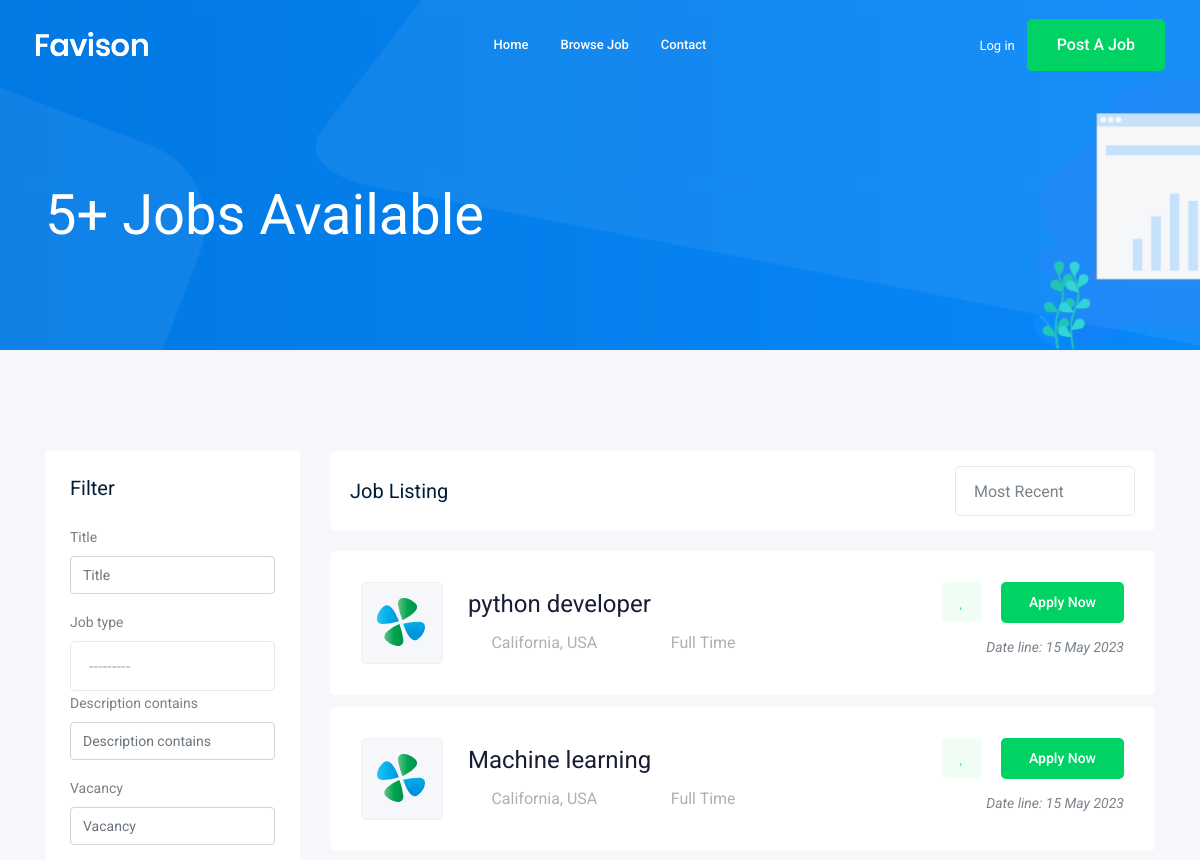
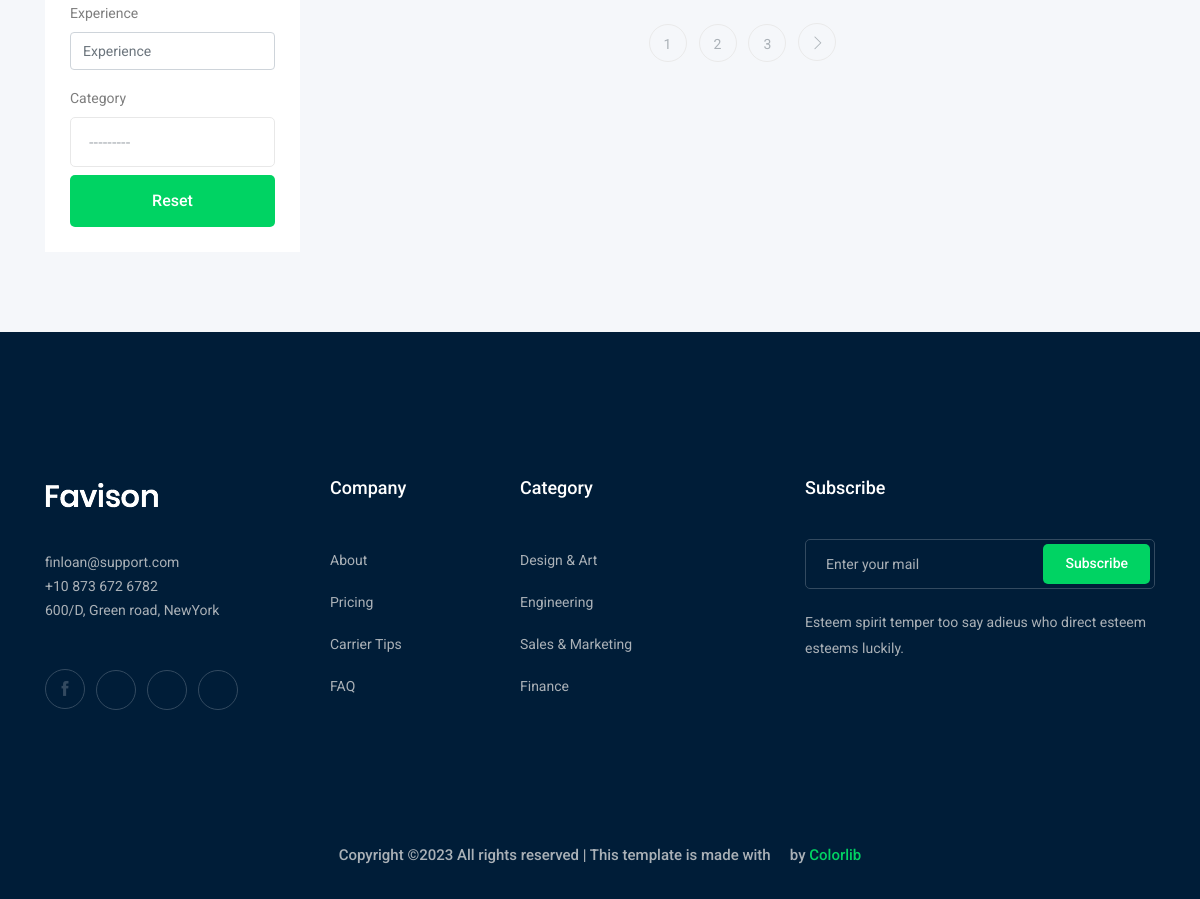
Screenshot of /jobs/ with the database file from the repository (2 pictures, top to bottom).
### job/models.py (models this page shows, shortened)
class Job(models.Model):
    ownerr =models.ForeignKey(User ,related_name='job_owner',on_delete=models.CASCADE)
    title =models.CharField(max_length=100)
    job_type=models.CharField(max_length=15 ,choices=Job_Type)
    description=models.TextField(max_length=1000)
    published_at=models.DateTimeField(auto_now=True)
    vacancy = models.IntegerField(default=1)
    salary=models.IntegerField(default=0)
    experience =models.IntegerField(default=1)
    category=models.ForeignKey('Category' ,on_delete=models.CASCADE)
    slug = models.SlugField(null=True ,blank=True)
    def __str__(self):
        return self.title

### job/views.py (the view)
# urls.py: path('', views.job_list ,name= 'job_list'),
def job_list(request):
    job_list =Job.objects.all()
    filter = JobFilter(request.GET, queryset=job_list)
    job_list=filter.qs
    p = Paginator(job_list, 2)  # creating a paginator object
    page_number = request.GET.get('page')
    page_obj = p.get_page(page_number)
    context ={'jobs' :page_obj ,'p' :p ,'filter':filter}
    return render(request ,'job/job_list.html',context)

### job/models.py (called while the page is built)
    def __str__(self):
        return self.name

### job/templates/job/job_list.html (shortened to what this page needs)
{% extends 'base.html' %}
{% load django_bootstrap5 %}
{%block body%}
    <div class="bradcam_area bradcam_bg_1">
        <div class="container">
            <div class="row">
                <div class="col-xl-12">
                    <div class="bradcam_text">
                        <h3>{{jobs.paginator.count}}+ Jobs Available</h3>
                    </div>
                </div>
            </div>
        </div>
    </div>
    <div class="job_listing_area plus_padding">
        <div class="container">
            <div class="row">
                <div class="col-lg-3">
                    <div class="job_filter white-bg">
                        <div class="form_inner white-bg">
                            <h3>Filter</h3>
                            <form method ="GET">
                                {% bootstrap_form filter.form %}
                               <button  class="boxed-btn3 w-100 mt-2" type="submit">Reset</button>
                            </form>
                        </div>
                    </div>
                </div>
                <div class="col-lg-9">
                    <div class="recent_joblist_wrap">
                        <div class="recent_joblist white-bg ">
                            <div class="row align-items-center">
                                <div class="col-md-6">
                                    <h4>Job Listing</h4>
                                </div>
                                <div class="col-md-6">
                                    <div class="serch_cat d-flex justify-content-end">
                                    </div>
                                </div>
                            </div>
                        </div>
                    </div>
                    <div class="job_lists m-0">
                        <div class="row">
                            {% for job in jobs %}
                                <div class="col-lg-12 col-md-12">
                                <div class="single_jobs white-bg d-flex justify-content-between">
                                    <div class="jobs_left d-flex align-items-center">
                                        <div class="thumb">
                                            <img src="img/svg_icon/1.svg" alt="">
                                        </div>
                                        <div class="jobs_conetent">
                                            <a href="{% url 'jobs:job_detail' job.slug  %}"><h4>{{job}}</h4></a>
                                            <div class="links_locat d-flex align-items-center">
                                                <div class="location">
                                                    <p> <i class="fa fa-map-marker"></i> California, USA</p>
                                                </div>
                                                <div class="location">
                                                    <p> <i class="fa fa-clock-o"></i> {{job.job_type}}</p>
                                                </div>
                                            </div>
                                        </div>
                                    </div>
                                    <div class="jobs_right">
                                        <div class="apply_now">
                                            <a class="heart_mark" href="#"> <i class="fa fa-heart"></i> </a>
                                            <a href="{% url 'jobs:job_detail' job.slug  %}" class="boxed-btn3">Apply Now</a>
                                        </div>
                                        <div class="date">
                                            <p>Date line: {{job.published_at|date:'d M o'}}</p>
                                        </div>
                                    </div>
                                </div>
                            </div>
                            {% endfor %}
                        </div>
                        {% if jobs.has_other_pages%}
                            <div class="row">
                                <div class="col-lg-12">
                                    <div class="pagination_wrap">
                                        <ul>
                                            {% for i in jobs.paginator.page_range  %}
                                                <li><a href="?page={{i}}"><span>{{i}}</span></a></li>
                                            {% endfor %}
                                            {% if jobs.has_next %}
                                                <li><a href="?page={{ jobs.next_page_number }}"> <i class="ti-angle-right"></i> </a></li>
                                            {% endif %}
                                        </ul>
                                    </div>
                                </div>
                            </div>
                        {% endif %}
                    </div>
                </div>
            </div>
        </div>
    </div>
{%endblock body%}

### rows the page displays
Job: title "python developer", job_type "Full Time", published_at "15 May 2023"
Job: title "Machine learning", job_type "Full Time", published_at "15 May 2023"

### other values shown
{{ jobs.paginator.count }} "5"
{{ i }} "1" "2" "3"
